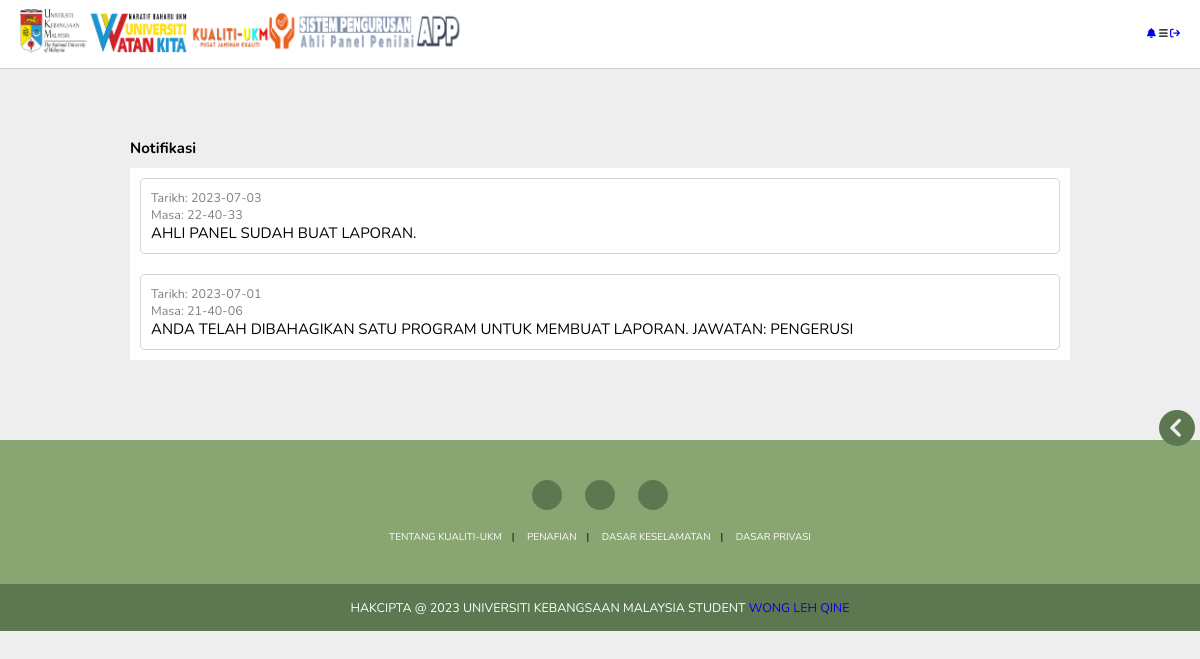
Page /pages/noti_app.php (signed in) on the committed database.
### tables this page shows
CREATE TABLE `app_noti` (
  `NOTI_ID` int(11) NOT NULL,
  `APP_ID` varchar(15) DEFAULT NULL,
  `TEXT` text DEFAULT NULL,
  `TARIKH` varchar(15) DEFAULT NULL,
  `MASA` varchar(15) DEFAULT NULL,
  `READ_NOTI` varchar(1) DEFAULT 'F'
);

### pages/noti_app.php (the view, shortened to what this page needs)
<?php
include("../php/db.php");
$id = $_SESSION["id"];
$list_of_pengumuman = array();
if ($stmt = $con->prepare("SELECT `NOTI_ID`, `APP_ID`, `TEXT`, `TARIKH`, `MASA`, `READ_NOTI` FROM `app_noti` where APP_ID = '$id' ORDER BY `READ_NOTI`, `TARIKH` DESC, `MASA` DESC")) {
   $stmt->execute();
   mysqli_stmt_bind_result($stmt, $noti_id, $app_id, $text, $tarikh, $masa, $read_noti);
} else {
   echo 'Could not prepare statement!';
}
?>
<!DOCTYPE html>
<html lang="en">
<head>
   <link rel="stylesheet" href="https://cdnjs.cloudflare.com/ajax/libs/font-awesome/6.1.2/css/all.min.css">
   <link rel="stylesheet" href="../style/stylepertanyaan.css">
</head>
<body>
   <?php
   include("../components/navbar_app.php");
   include("../components/pengumuman.php");
   ?>
   <div class="main-body">
      <h2>Notifikasi</h2>
      <div class="pertanyaan-list">
         <form action="<?php echo htmlspecialchars($_SERVER["PHP_SELF"]); ?>" method="post" autocomplete="off"
            class="sign-in-form">
 <?php
            for ($i = 0; $i < count($list_of_pengumuman); $i++) {
               echo "<div class=\"pengumuman\"";
               if($list_of_pengumuman[$i][5]=='T') echo"style=\"background-color: gray\"";
               echo"> <p class=\"pengumuman-text\">Tarikh: ", $list_of_pengumuman[$i][3], "</p><p class=\"pengumuman-text\">Masa: ", $list_of_pengumuman[$i][4], "</p>
    <p class=\"pengumuman-content\">", $list_of_pengumuman[$i][2], "</p>
    </div><hr>";
            }
            ?>
         </form>
      </div>
   </div>
   <?php
          include("../components/footer.php");
        ?>
</body>
</html>

### style/stylepertanyaan.css (style rules this page uses)
:root { --main-color:#8e44ad; --red:#e74c3c; --orange:#f39c12; --light-color:#888; --light-bg:#eee; --black:#2c3e50; --white:#fff; --border:.1rem solid rgba(0,0,0,.2); }
* { font-family: 'Nunito', sans-serif; margin:0; padding:0; box-sizing: border-box; outline: none; border:none; text-decoration: none; }
html { font-size: 62.5%; height: 100%; overflow-x: hidden; }
body { overflow-x: hidden; height: 100%; background-color: var(--light-bg); padding-left: 30rem; }
.pengumuman { margin: 10px; border: 1px solid lightgrey; padding: 10px; border-radius: 5px; }
.pengumuman-text { color: grey; }
.pengumuman-content { color: black; font-size: 1.5rem; }
.main-body { width: 80%; padding: 1rem; display: block; margin-left: auto; margin-right: auto; }
.pertanyaan-list { display: block; align-items: center; background-color: #fff; justify-content: space-between; }
p { font-size: 1.25rem; }
@media (max-width:1200px) { body { padding-left: 0; } }

### rows in the picture
app_noti: TARIKH "2023-07-03", MASA "22-40-33", TEXT "AHLI PANEL SUDAH BUAT LAPORAN."
app_noti: TARIKH "2023-07-01", MASA "21-40-06", TEXT "ANDA TELAH DIBAHAGIKAN SATU PROGRAM UNTUK MEMBUAT LAPORAN. JAWATAN: PENGERUSI"
